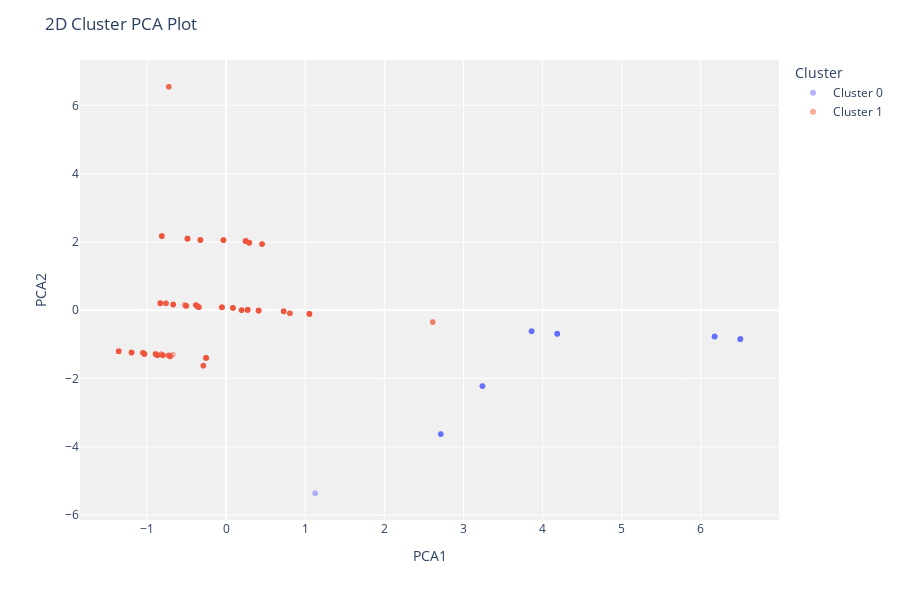

Source (notebook cell):
### Code cell
# plt.scatter(x[kmeans_predict == 0, 0], x[kmeans_predict == 0, 1], s = 100, c = 'red')  
# plt.scatter(x[kmeans_predict == 1, 0], x[kmeans_predict == 1, 1], s = 100, c = 'blue')  
# plt.scatter(x[kmeans_predict == 2, 0], x[kmeans_predict == 2, 1], s = 100, c = 'green')# Plott
# ing the centroids of the clusters  
# plt.scatter(kmeans_model.cluster_centers_[:, 0], kmeans_model.cluster_centers_[:,1], s = 100, c = 'yellow')
# plt.show()
plot_model(kmeans)
# evaluate_model(kmeans)

### Figure 1 — Plotly figure (JSON) as saved in the notebook; plotly's stock layout.template omitted (floating-point values rounded to 4 significant figures; data arrays with more than 128 entries replaced by an {"elided": "..."} marker saying what was removed)
{"data": [{"customdata": {"elided": "312x1 str values"}, "hovertemplate": "Cluster=Cluster 0<br>PCA1=%{x}<br>PCA2=%{y}<br>Feature=%{customdata[0]}<extra></extra>", "legendgroup": "Cluster 0", "marker": {"color": "#636efa", "opacity": 0.5, "symbol": "circle"}, "mode": "markers", "name": "Cluster 0", "showlegend": true, "textposition": "top center", "type": "scattergl", "x": {"elided": "312 float values"}, "xaxis": "x", "y": {"elided": "312 float values"}, "yaxis": "y"}, {"customdata": {"elided": "4079x1 str values"}, "hovertemplate": "Cluster=Cluster 1<br>PCA1=%{x}<br>PCA2=%{y}<br>Feature=%{customdata[0]}<extra></extra>", "legendgroup": "Cluster 1", "marker": {"color": "#EF553B", "opacity": 0.5, "symbol": "circle"}, "mode": "markers", "name": "Cluster 1", "showlegend": true, "textposition": "top center", "type": "scattergl", "x": {"elided": "4079 float values"}, "xaxis": "x", "y": {"elided": "4079 float values"}, "yaxis": "y"}], "layout": {"height": 600, "legend": {"title": {"text": "Cluster"}, "tracegroupgap": 0}, "margin": {"t": 60}, "plot_bgcolor": "rgb(240,240,240)", "title": {"text": "2D Cluster PCA Plot"}, "xaxis": {"anchor": "y", "domain": [0, 1], "title": {"text": "PCA1"}}, "yaxis": {"anchor": "x", "domain": [0, 1], "title": {"text": "PCA2"}}}}
